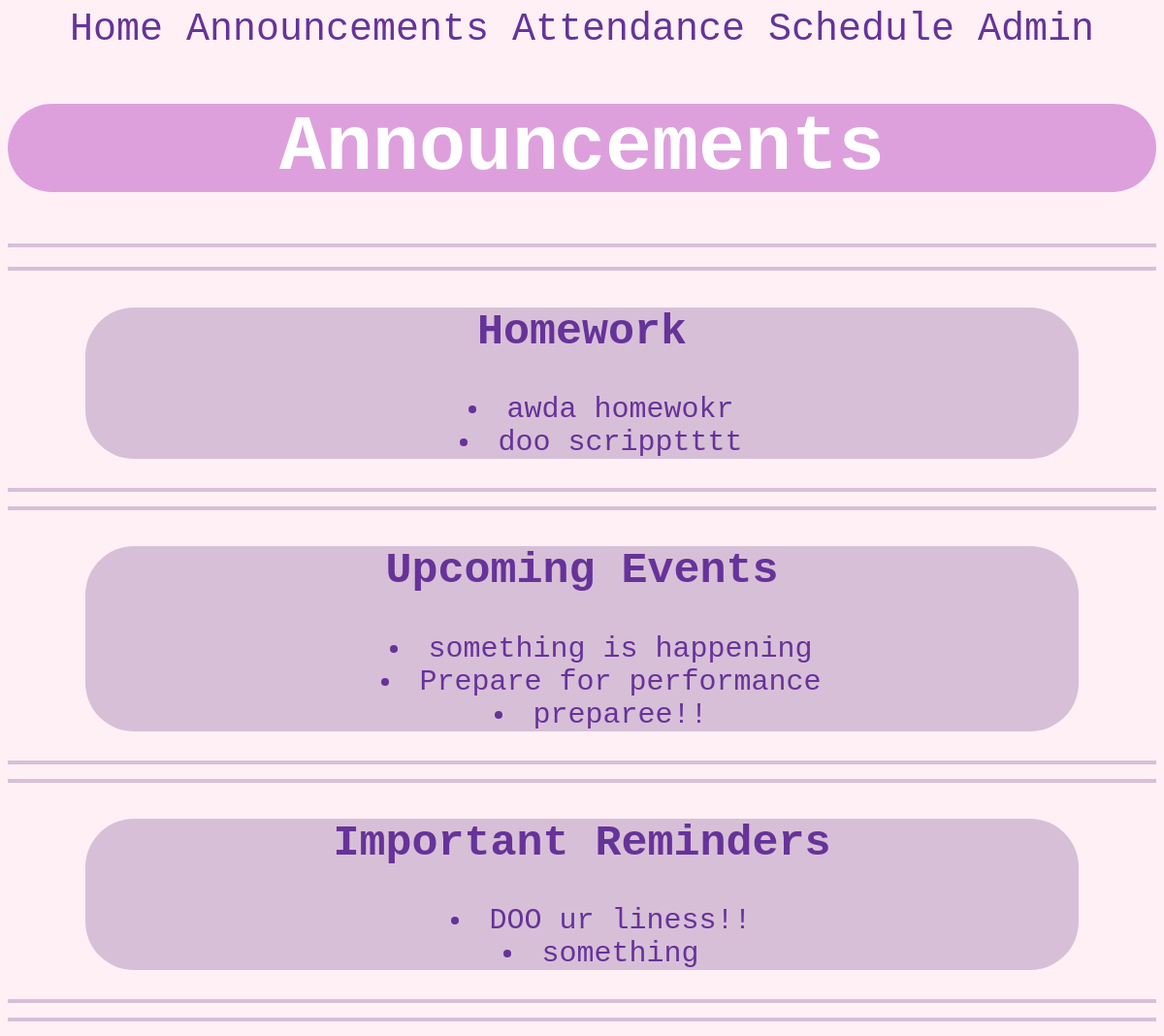
Before: /announcements with the older database file.
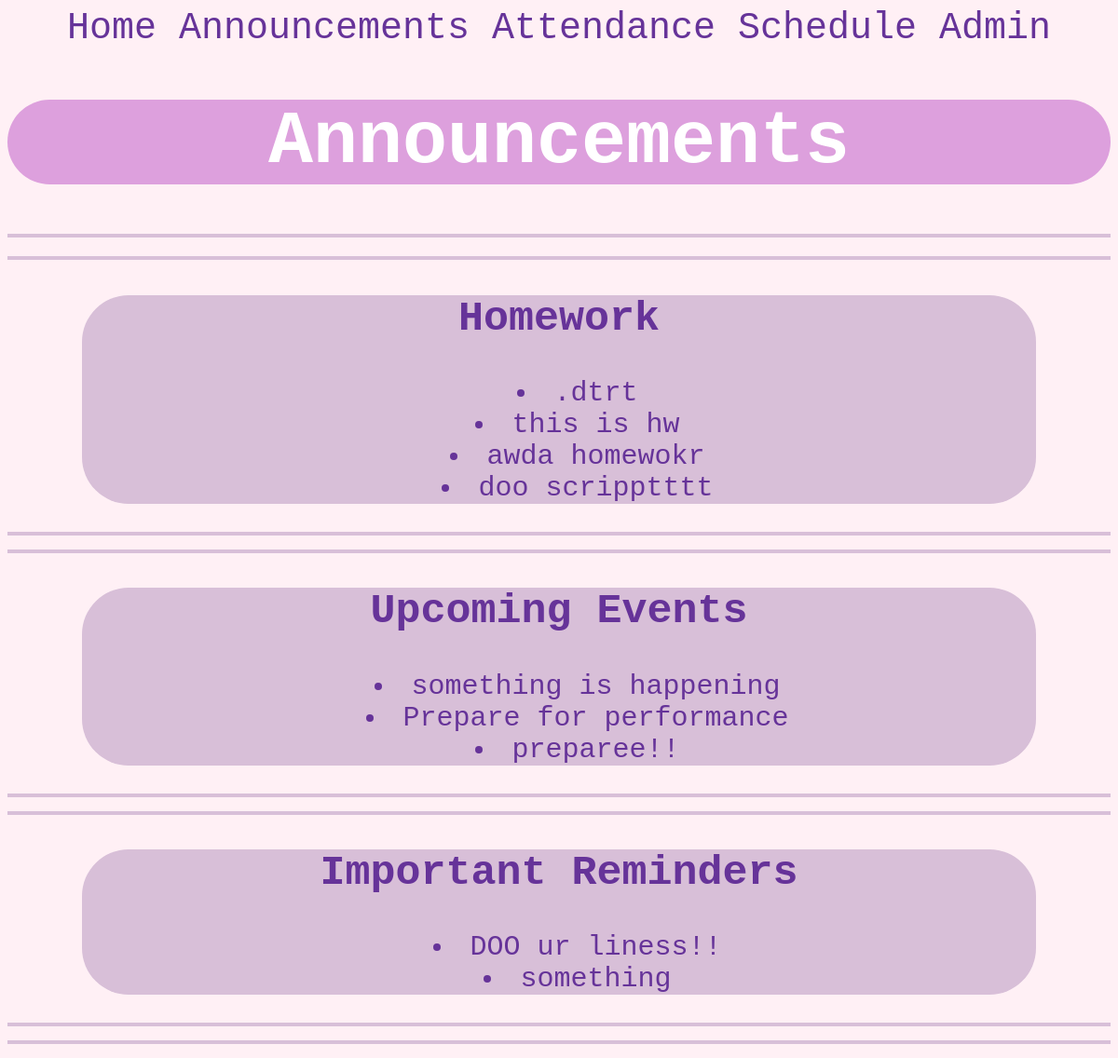
After: the same page with the newer database file.
### tables this page shows
CREATE TABLE `announcements` (
	`announcement_id`	INTEGER PRIMARY KEY AUTOINCREMENT,
	`type`	TEXT,
	`announcement`	TEXT
);

### main.py (the view)
@app.route("/announcements")
def announce():
    homeworks = opendb("SELECT announcement_id, announcement FROM announcements WHERE type = ?", ('homework',))
    events = opendb("SELECT announcement_id, announcement FROM announcements WHERE type = ?", ('event',))
    reminders = opendb("SELECT announcement_id, announcement FROM announcements WHERE type = ?", ('reminder',))
    return render_template("announce.html", homeworks=homeworks, events=events, reminders=reminders)

### main.py (called while the page is built)
def opendb(query, params=None):
    con = sqlite3.connect('activity_hub.db')
    cur = con.cursor()
    if params is None:
        cur.execute(query)
    else:
        cur.execute(query, params)
    res = cur.fetchall()
    con.close()
    return res

### templates/announce.html (shortened to what this page needs)
<!DOCTYPE HTML>
<html>
<head>
	<link rel="stylesheet" href="{{ url_for('static', filename='style.css') }}">
</head>
<body>
	<a href="{{ url_for('home') }}" style="text-decoration: none;">Home</a>
	<a href="{{ url_for('announce') }}" style="text-decoration: none;">Announcements</a>
	<a href="{{ url_for('attendance') }}" style="text-decoration: none;">Attendance</a>
	<a href="{{ url_for('schedule') }}" style="text-decoration: none;">Schedule</a>
	<a href="{{ url_for('admin') }}" style="text-decoration: none;">Admin</a>
	<h1>Announcements</h1>
<hr><hr>
<div class="announce">
	<div class="homework">
		<h2>Homework</h2>
		<ul>
			{% for homework in homeworks[::-1] %}
			<li>{{ homework[1] }}</li>
			{% endfor %}
		</ul>
	</div>
	<hr><hr>
	<div class="upcoming_events">
		<h2>Upcoming Events</h2>
		<ul>
			{% for event in events[::-1] %}
			<li>{{ event[1] }}</li>
			{% endfor %}
		</ul>
	</div>
	<hr><hr>
	<div class="imp_remind">
		<h2>Important Reminders</h2>
		<ul>
			{% for reminder in reminders[::-1] %}
			<li>{{ reminder[1] }}</li>
			{% endfor %}
		</ul>
	</div>
	<hr><hr>
</div>
</body>
</html>

### static/style.css (style rules this page uses)
body { font-family: Courier New; background-color: lavenderblush; text-align: center; font-size: 40px; color: rebeccapurple; }
h1 { border: none; border-radius: 50px; background-color: plum; color: white; }
.announce { color: rebeccapurple; font-size: 30px; list-style-position: inside; }
.imp_remind { border: none; border-radius: 50px; background-color: thistle; margin: 0 80px; }
.upcoming_events { border: none; border-radius: 50px; background-color: thistle; margin: 0 80px; }
.homework { border: none; border-radius: 50px; background-color: thistle; margin: 0 80px; }
hr { border: none; height: 4px; background-color: thistle; width: 100%; }
a { font-size: 40px; color: rebeccapurple; }

Changed rows visible on the page:
added announcements: announcement ".dtrt", shown under "Homework"
added announcements: announcement "this is hw", shown under "Homework"
